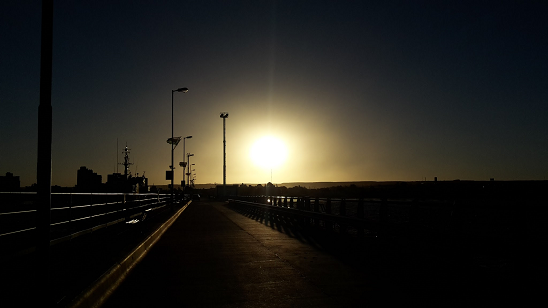
#> input picture PDI P5 - histograma/img_oscura.png, 548 x 308 px
$ jupyter execute PDI5_histograma.ipynb   (older library calls are emulated)
#> lines starting #> are read from the running program, lines starting #| are printed output that depends on the picture
[cell 1]
"PDI 5 - Histograma"

[cell 2]
import cv2
import matplotlib.pyplot as plt
import numpy as np
import math

[cell 3]
#Cargar imagen
img = cv2.imread(str("img_oscura.png"))
#> img is the input picture: shape (308, 548, 3); mean B, G, R 28.6, 33.1, 34.2
height, width, channels = img.shape
#> height = 308; width = 548; channels = 3
img1 = cv2.cvtColor(img, cv2.COLOR_BGR2RGB, img)

plt.imshow(img1)
plt.show()

[cell 4]
#Obtener luminancias
global r, g, b
def luminancias(im):
#> called with im = 'img1'
    lum = []
    for w in range(0, width):
        for h in range(0, height):
            if im == 'img1':
                r, g, b = tuple(img[h][w])
            elif im == 'img2':
                r, g, b = tuple(img2[h][w])

            y = 0.299*r + 0.587*g + 0.114*b
            y = y /255
            lum.append(y)
#> after the loop, lum = 168784 items

    luminancia = np.array(lum)
    return luminancia

[cell 5]
#Histograma imagen original
lum = luminancias('img1')
plt.hist(lum, bins=50, histtype='stepfilled', normed=True, label='Y')
plt.title("Histograma de Luminancia - Imagen original")
plt.xlabel("Luminancia")
plt.ylabel("Frecuencia")
plt.legend()
plt.savefig("hist_img1.png")
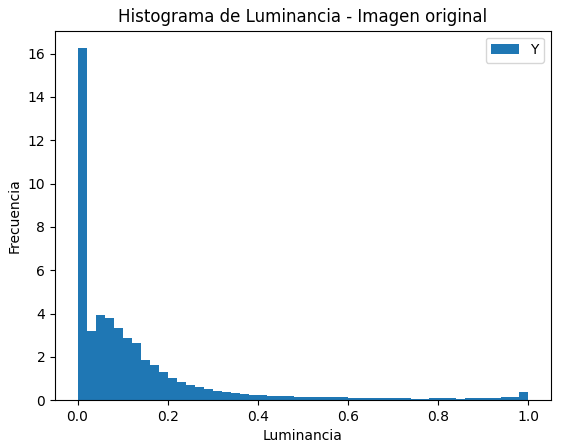
#> figure drawn by matplotlib, 1 panel
plt.show()

[cell 6]
#Definir filtro
global img2
f = str("Ecualizacion")

if f == 'F Lineal':
    img2 = filtro('Lineal')
elif f == 'F Raiz cuadrada':
    img2 = filtro('Raiz')
elif f == 'F Cuadratica':
    img2 = filtro('Cuadratica')
elif f == 'F Lineal a trozos':
    img2 = filtro('Trozos')
elif f == 'Ecualizacion':
    img_yuv = cv2.cvtColor(img, cv2.COLOR_BGR2YUV)
#> img_yuv: shape (308, 548, 3); mean of channels 0, 1, 2 31.9, 129.1, 125.1
    #Equalizar (Igualar) el histograma del canal Y
    img_yuv[:,:,0] = cv2.equalizeHist(img_yuv[:,:,0])
#> img_yuv: shape (308, 548, 3); mean of channels 0, 1, 2 109.2, 129.1, 125.1
    img2 = cv2.cvtColor(img_yuv, cv2.COLOR_YUV2BGR)
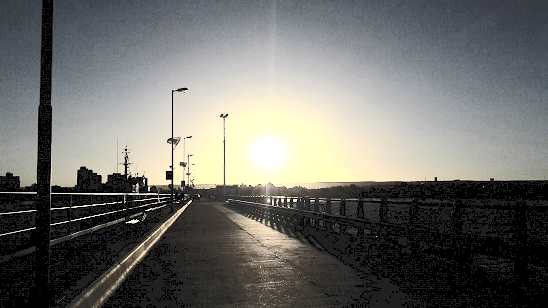
#> img2: shape (308, 548, 3); mean R, G, B 110.2, 110.2, 105.9

[cell 7]
#Aplicar filtro
def filtro(op):
    w = 0
    h = 0
    global imgfil
    imgfil = img
    for w in range(width):
        for h in range(height):
            r1, g1, b1 = tuple(img[h][w])
            #RGB -> YIQ
            y1 = 0.299*r1 + 0.587*g1 + 0.114*b1
            i1 = 0.595716*r1 - 0.274453*g1 - 0.321263*b1
            q1 = 0.211456*r1 - 0.522591*g1 + 0.311135*b1
            #filtro en y
            if op == 'Lineal':
                y2 = 2*y1
            elif op == 'Raiz':
                y2 = math.sqrt(y1)
            elif op == 'Cuadratica':
                y2 = y1*y1
            elif op == 'Trozos':
                if y1 <= 0.05:
                    y2 = 0.0
                elif y1 >= 0.95:
                    y2 = 1.0
                else:
                    y2 = 1*y1
            #clampear
            #if y2 > 1:
            #    y2 = 1
            #YIQ -> RGB
            r2 = int(y2 + 0.948262*i1 + 0.624013*q1)
            g2 = int(y2 - 0.276066*i1 - 0.639810*q1)
            b2 = int(y2 - 1.105450*i1 + 1.729860*q1)
            #nueva img
            imgfil[h, w] = [r2, g2, b2]
    return imgfil

[cell 8]
#Nueva Imagen
imsave = img2
cv2.cvtColor(imsave, cv2.COLOR_BGR2RGB, imsave)
cv2.imwrite('newimage.png', img2)

#pinta la img nueva
img3=cv2.cvtColor(img2, cv2.COLOR_BGR2RGB, img2)
plt.imshow(img3)
plt.show()

[cell 9]
#Histograma imagen  filtrada
lum = luminancias('img2')
plt.hist(lum, bins=50, histtype='stepfilled', normed=True, label='Y')
plt.title("Histograma de Luminancia - Imagen filtrada")
plt.xlabel("Luminancia")
plt.ylabel("Frecuencia")
plt.legend()
plt.savefig("hist_newimage.png")
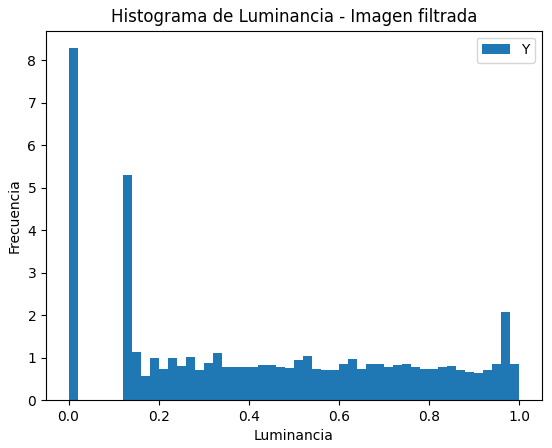
#> figure drawn by matplotlib, 1 panel
plt.show()
